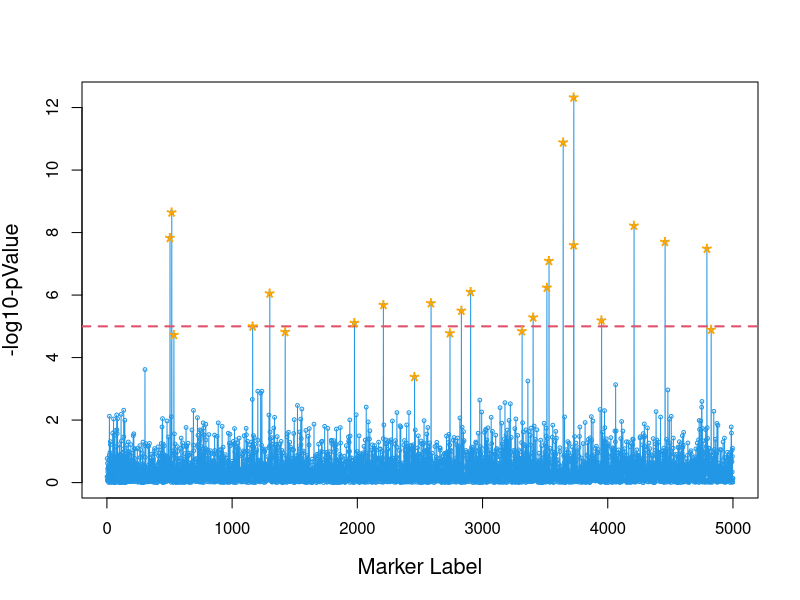

This chart was generated by the following R code: (Note: a time limit stopped this script after it produced the figure.)
# CODE1003
# FITS A SPIKE AND SLAB MODEL TO GAUSSIAN DATA
# CALCULATES BAYESIAN LEAVE-ONE-OUT CROSS-VALIDATIONS

rm(list=ls()) # CLEAR WORKSPACE

set.seed(3033711)
va <- 10 # additive genetic variance

ve<-30 # environmental variance

her<-va/(va+ve)

nindiv <- 2500 #(nindiv is the # individuals in training and in validating data)
nmark<-5000
Nqtl <- 25
mu_y<-0

# Set initial proportion of QTL
pi<-Nqtl/nmark
# Choose length of McMC chain
rep <- 2000

# parameters a and b of the beta prior
sc1=1.5
sc2=10
 X<-matrix(nrow= nindiv,ncol= nmark,rbinom(nindiv*nmark,size=2,p=.5))

be<-matrix(data=0.0,nrow=nmark,ncol=1) # parameter from true model
b<-matrix(data=0.0,nrow=nmark,ncol=1) # parameter from instrumental model
theta1<-matrix(data=0.0,nrow=nmark,ncol=1) # parameter from instrumental model
Xc<-matrix(data=NA,nrow=nindiv,ncol=nmark)
Xt<-matrix (data=NA,nrow=nindiv,ncol=Nqtl) # MATRIX OF QTL GENOTYPES 
xx<-rep(0,nmark)
avr<-rep(0,nmark)
fd<-rep(0,nmark)
fdloc<-rep(0,nmark)
truefd<-rep(0,nmark)

delta<-matrix(data=0,nrow=nmark,ncol=1)
res0<-matrix(data=0.0,nrow=nmark,ncol=1)
res1<- matrix(data=0.0,nrow=nmark,ncol=1)
result<-matrix(data=NA,nrow=rep,ncol=(2*nmark)+10)
resultprobtheta<-matrix(data=NA,nrow=rep,ncol=nmark)
resultMSE<-matrix(data=NA,nrow=rep,ncol=4)
keepZvb <- matrix(data=NA,nrow=rep, ncol=nindiv)
keepZtb <- matrix(data=NA,nrow=rep, ncol=nindiv)
meff <- matrix(data=NA,nrow=nindiv,ncol=1)


alfa<-matrix(data=0,nrow=nmark,ncol=1)
postprob<-rep(0,nmark)
mseval<-rep(0,rep)
msetrain <- rep(0,rep)


genomicvalval<- rep(0,nindiv)
genomicvaltrain<- rep(0,nindiv)

ypred<-matrix(data=NA,nrow=rep,ncol=nindiv)

cmX<-colMeans(X)
#Center matrix X
for (i in 1:nmark)
{Xc[,i]<- X[,i]-cmX[i]
}
#qr(Xc)$rank
meanXc <- apply(Xc,2,mean)
#meanXc <- colMeans(Xc)
varXc<-apply(Xc,2,var)
IDq<-sample(1:nmark,Nqtl,replace=F) # from the nmark markers, choose Nqtl as QTL 
sumvar<-sum(varXc[IDq]) # Compute 2*Sum(p(1-p)), where the Sum is over the Nqtl
# QTL
QTLeff <- sqrt(va/sumvar) # calculate the QTL effect so that the total 
# genetic variance is VA
be[IDq]<-QTLeff # the only b's that are not zero are those associated with QTL.
Xt<-Xc[,IDq]

# Initialise scale parameters of scaled inverse chi-square distributions for 
# marker effect variance, Vg/Nqtl
# Using the mode, choose scale Sg = (va/Nqtl)*(vg+2/vg), and set degrees of 
# freedom vg = 4.1
Sb<- (va/sumvar)*(6.1/4.1)
# Initialise scale parameter of scaled inverse chi-square distributions for 
# conditional variance V
Sv<- (va+ve)*(1-her)*(6.1/4.1)

et <- rnorm(nindiv,0,sqrt(ve))
ev <- rnorm(nindiv,0,sqrt(ve))
var(et)
#######################################################
######### RESIDUAL VARIANCE LOG-NORMALLY DISTRIBUTED mu=1.2, sd=0.2 
####### these parameters generate a mean of approx 4.95 and var of approx 30
#et <- rlnorm(nindiv,mean=1.2,sd=sqrt(0.8))
#ev <- rlnorm(nindiv,mean=1.2,sd=sqrt(0.8))
#########################################################

xbe <- Xc%*%be
var(xbe)
yt <- mu_y + xbe + et
yv <- mu_y + xbe + ev
#y<-y+mu_y
sum(varXc[IDq]*QTLeff^2)
var(Xc%*%be)

################################################################################
##########################################################
train <- seq(1:nrow(Xc))
val <- train
y.train <- yt
y.val <- yv
#########################################################
# PERFORM A GWAS ON THE TRAINING DATA
GWAS=matrix(nrow=ncol(Xc),ncol=4)
colnames(GWAS)=c('estimate','SE','t-value','p-value')
for(i in 1:ncol(Xc)){
  fm=lm(y.train~Xc[train,i])
  GWAS[i,]= summary(fm)$coef[2,]
}
plot(-log10(GWAS[,4]),type='o',ylab='-log10-pValue',xlab='Marker Label',cex=.5,
     col=4,cex.lab=1.3)

abline(h=-log10(0.05/nmark),lty=2,col=2,lwd=2)
points(IDq,-log10(GWAS[IDq,4]),pch="*",cex=2,col="orange")
cat('Bonferoni',-log10(0.05/nmark),'\n')
GWASdetctBon<-which(-log10(GWAS[,4]) > -log10(0.05/nmark))
GWASdetctUnc<-which(-log10(GWAS[,4]) > -log10(0.05))

GWASdetctBon<-which(-log10(GWAS[,4]) > -log10(0.05/nmark))

true<-IDq
idmark<-seq(1:nmark)
fals<-idmark[-IDq]
discov<-GWASdetctBon
length(discov)
accepth0<-which(-log10(GWAS[,4]) < -log10(0.05/nmark))

fdisc<-length(setdiff(discov,true))

fdisc # number of false discoveries


######################################
# GIBBS SAMPLING ALGORITHM
# Fit the instrumental model y = 1u + Xb + r
# INITIALISATION
# Initialise conditional variance V = Var(y)[1 - Her], V = Var(r)
V<-(va+ve)*(1-her)
# Initialise Vg = Var(y)*Her, genomic variance, which initially is set equal to 
# the additive genetic variance
Vg<-(va+ve)*her
sumvarqtl<-sum(apply(Xc[,IDq],2,var))
# start Gibbs chain
#marker effect variance is initially set initially equal to genomic variance 
# divided by the sum of the variance of the columns of Xc corresponding to QTLs
Vb<-Vg/sumvarqtl
maxlogods<- 0
#######################################################

#########################################################
vary <- var(y.train)
nindivt<-nrow(Xc[train,])
# Compute col vector xx with sum of squared terms involved in t(Xc)%*%Xc for 
# the training data
for (i in 1:nmark){xx[i]<-crossprod(Xc[train,i])}
ptm<-proc.time()
# **************************************
u<-mean(y.train)
# *****************************
res1<-y.train-u
# ****************************

for (i in 1:rep)
{
 print(i)
# sample u - the intercept
  res1<-res1+u
  avu<-sum(res1)/nindivt
  varu<-V/nindivt
  u<-rnorm(1,mean=avu,sd=sqrt(varu))
  k<-V/Vb
  res1<-res1-u
  for (j in 1:nmark){
    res0<-res1+Xc[train,j]*b[j,1]
    rss0<-sum(res0*res0)
    if(delta[j,1] == 1) 
    {
      alfahat<- (t(Xc[train,j])%*%(res0))/(xx[j]+k)
      varalfa<-(1/(xx[j]+k))*V
# sample alfa_s from the FCD
      
      alfa[j,1]<- rnorm(1,mean=alfahat,sd=sqrt(varalfa))
    }
    else
    {
      alfa[j,1]<-rnorm(1,mean=0,sd=sqrt(Vb)) 
    }
# sample deltas
    res1temp<-res0-Xc[train,j]*alfa[j,1]
    rss1temp<-sum(res1temp*res1temp)
    logodds<- (1/(2*V))*(rss0-rss1temp)-(log(1-pi)-log(pi))
    theta1[j]<-exp(logodds)/(1+exp(logodds))
    uniform<-runif(1)
    logunif<-log(uniform/(1-uniform))
    if(logunif<=logodds){delta[j,1]<-1}else{delta[j,1]<-0}
# update the regression    
    b[j,1]<-delta[j,1]*alfa[j,1]
    res1<-res0-Xc[train,j]*b[j,1]
    postprob[j]<-postprob[j]+delta[j,1]
  }
  Vgenomic <- var(Xc[train,]%*%b)
# Update nqtl = sum(delta[,1])
  rss1<-sum(res1*res1)
  nqtl<-sum(delta[,1])
# sample pi
  pi<-rbeta(1,nqtl+sc1,nmark-nqtl+sc2)

# update variance of a marker effect (Vb)
  df<- 4.1+nmark
  Vb<- (sum(alfa*alfa) + Sb*4.1)/rchisq(1,df)
# update conditional variance V (that is, Var[y|u,X,b] of the instrumental model)
  df<- 4.1+nindivt
  V<- (rss1 + Sv*4.1)/rchisq(1,df)
  resultprobtheta[i,] <- theta1
  ind <- which(theta1 > 0.5) # FIND POST PROB > 0.5
  nzero <- which(b>0)
  genomicvalval<- Xc[val,]%*%b # Pred genomic values for the current iteration 
  # for validating data
  genomicvaltrain<- Xc[train,]%*%b # Pred genomic values for the current 
  # iteration for training data
  ystarval <- u+ genomicvalval + rnorm(length(y.val),0,sqrt(V))
  msetrain2<-mean((u+genomicvaltrain-y.train)^2) # MSEt2 using training data
  mseval2<-mean((u+genomicvalval-y.val)^2) # MSEv2 using validating data
  
  mseval3 <- mean((ystarval-y.val)^2) # MSEv3 using validating data
  msetrain3 <- mean((ystarval-yt)^2) # MSEv3 using training data
  
  ##############################################################################
  
  
  result[i,]<- c(i,pi,Vgenomic,nqtl,Vb,V,delta[IDq[1:3]],u,b[,1],theta1)
  resultMSE[i,] <- c(msetrain2,mseval2,mseval3,msetrain3)
  ##############################################
  # STORE u+Xb TO COMPUTE McMC ESTIMATE OF Avr(Var(Xi b_star))
  keepZvb[i,] <- u+genomicvalval
  keepZtb[i,] <- u+genomicvaltrain
}
proc.time()-ptm
postprob<-postprob/rep
plot(postprob,type='o',ylab='PostProb',xlab='Marker Label',cex=.5,col=4,
     cex.lab=1.3)

abline(h=0.5,lty=2,col=2,lwd=2)
points(IDq,postprob[IDq],pch="*",cex=2,col="orange")
################################################################################
### Genomic variance 
plot(result[,3])
mean(result[,3])
################################################################################
##################    COMPUTE LOOCV BAYES ######################################
sumloo <- 0
sumdg <- 0
sumavrb <- 0
sumXb <- 0
for(i in 1:nindiv){
 w <- 1/dnorm(y.train[i],keepZvb[,i],sqrt(result[,6])) 
 w <- w/sum(w)
 meff[i] <- 1/sum(w*w)
 index <-sample(1:rep,rep,replace=T,prob=w)
 yhatminusi <- rnorm(rep,keepZvb[index,i],sqrt(result[index,6])) 
 sumloo <- sumloo + (y.train[i]-yhatminusi)^2
 expvalueXbminusi <- w%*%keepZvb[,i]
 sumdg <- sumdg + (y.train[i]-expvalueXbminusi)^2
 sumavrb <- sumavrb + (y.train[i]-mean(keepZvb[index,i]))^2 # (y - Xb^hat)^2; 
 # Xb^hat: post mean
 sumXb <- sumXb + (y.train[i]-keepZvb[index,i])^2 # (y - Xb)^2; b~[b|y_i]
 
}
plot(sort(meff))
mselooBayes <- sumloo/length(y.train) # estimate based on y^hat = y^*~[y|y_t]

hist(mselooBayes,breaks=20,xlab=NULL,main=NULL)
summary(mselooBayes)
quantile(mselooBayes,c(0.025,0.975))
mselooXb <- sumXb/length(y.train) # estimate based on y^hat = xb, b~[b|y_t]
summary(mselooXb)
quantile(mselooXb,c(0.025,0.975))
hist(mselooXb,breaks=20,xlab=NULL,main=NULL)


mseloodg <- sumdg/(length(y.train)) # estimate of mseloodg (Gianola et al 2016)
mseloodg
mselooavrb <- sumavrb/length(y.train) # McMC estimate of mseloodg (Gianola et al 2016)
mselooavrb
hist(mselooBayes,breaks=20,xlab=NULL,main=NULL)
abline(v=mean(resultMSE[10:rep,3]),col='red',lwd=3)
################################################################################
